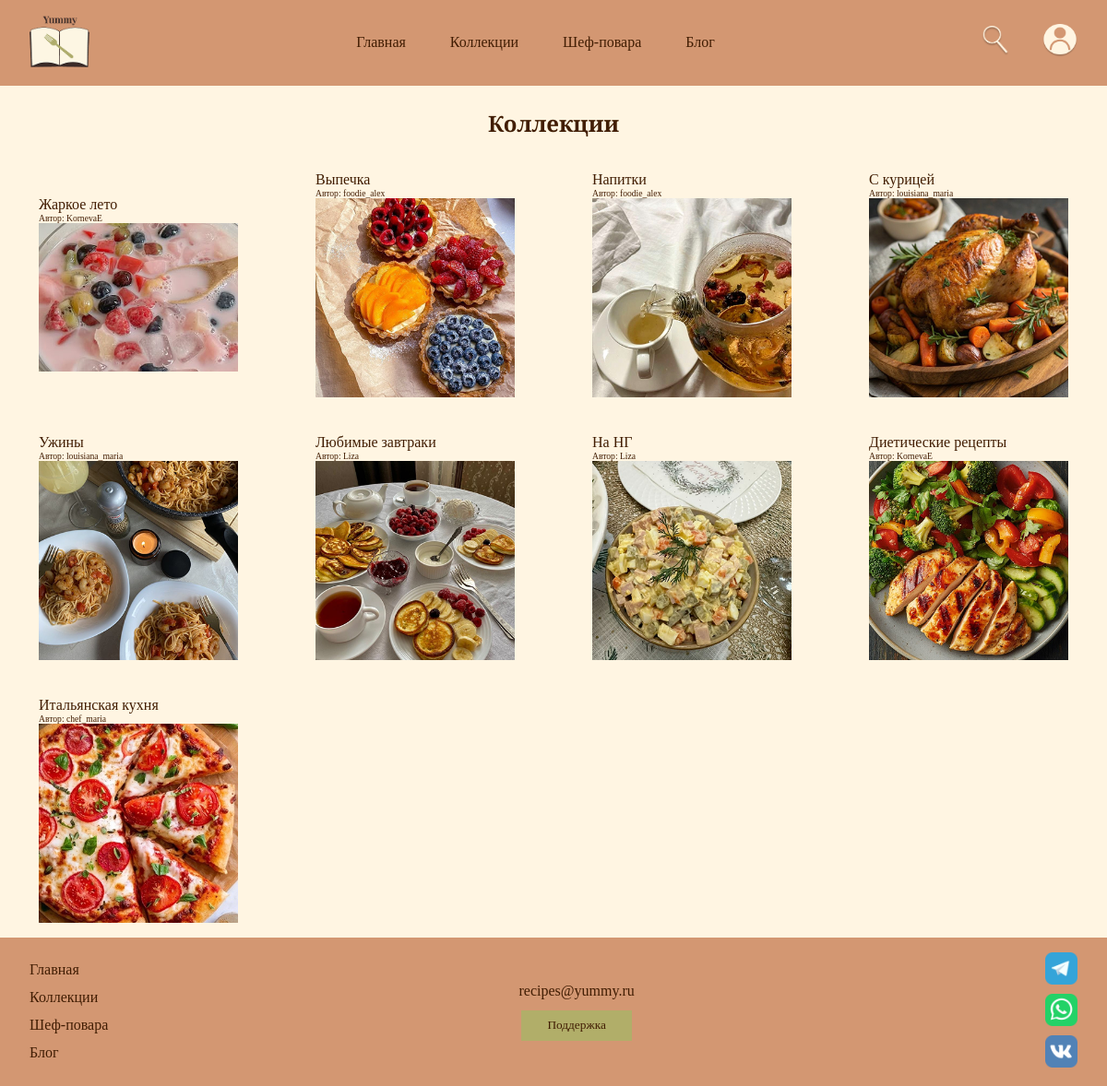
Screenshot of /list_collection.php with the database file from the repository.
### tables this page shows
CREATE TABLE `collections` (
  `id_collections` int(10) UNSIGNED NOT NULL,
  `user_id` int(10) UNSIGNED NOT NULL,
  `name` varchar(100) NOT NULL,
  `image_url` varchar(255) DEFAULT 'default_collection.jpg',
  `created_at` timestamp NOT NULL DEFAULT current_timestamp()
);

CREATE TABLE `users` (
  `id_users` int(10) UNSIGNED NOT NULL,
  `username` varchar(50) NOT NULL,
  `email` varchar(100) NOT NULL,
  `password_hash` varchar(255) NOT NULL,
  `role` enum('visitor','user','admin') DEFAULT 'user',
  `created_at` timestamp NOT NULL DEFAULT current_timestamp()
);

### list_collection.php (the view, shortened to what this page needs)
<?php
require_once 'config.php';
$collList = $pdo->query("SELECT c.id_collections AS id, c.name, c.image_url, u.username FROM collections c LEFT JOIN users u ON c.user_id = u.id_users ORDER BY c.created_at DESC")->fetchAll();
?>
<!DOCTYPE html>
<html>
<head>
    <link rel="stylesheet" type="text/css" href="style.css">
</head>
<body>
<header>
    <a href="index.php"><img src="img/logo.png" width="65vw"></a>
    <div class="header_center">
        <ul class="header_ul">
            <li class="header_ul_li"><a href="index.php">Главная</a></li>
            <li class="header_ul_li"><a href="list_collection.php">Коллекции</a></li>
            <li class="header_ul_li"><a href="chefs.php">Шеф-повара</a></li>
            <li class="header_ul_li"><a href="blog.php">Блог</a></li>
        </ul>
    </div>
    <div class="header_right">
        <a href="find.php"><img src="img/find.png" width="30vw"></a>
        <a href="account.php"><img src="img/account.png" width="38vw"></a>
    </div>
</header>
<main>
    <h2>Коллекции</h2>
    <div class="collection">
        <?php foreach ($collList as $coll): ?>
            <div class="collection_div">
                <div class="collection_up">
                    <div class="collection_up_left">
                        <p class="collection_up_left_name"><a href="collection.php?id=<?= $coll['id'] ?>"><?= htmlspecialchars($coll['name']) ?></a></p>
                        <p class="collection_up_left_autor">Автор: <?= htmlspecialchars($coll['username'] ?? 'Неизвестно') ?></p>
                    </div>
                </div>
                <div class="collection_img">
                    <a href="collection.php?id=<?= $coll['id'] ?>">
                        <img src="img/<?= htmlspecialchars($coll['image_url'] ?: 'default_collection.jpg') ?>" style="max-width: 100%;">
                    </a>
                </div>
            </div>
        <?php endforeach; ?>
    </div>
</main>
<?php include 'footer.php'; ?>
</body>
</html>

### footer.php (shortened to what this page needs)
<footer>
    <div class="footer_left">
        <ul class="footer_ul">
            <li class="header_ul_li"><a href="index.php">Главная</a></li>
            <li class="header_ul_li"><a href="list_collection.php">Коллекции</a></li>
            <li class="header_ul_li"><a href="chefs.php">Шеф-повара</a></li>
            <li class="header_ul_li"><a href="blog.php">Блог</a></li>
        </ul>
    </div>
    <div class="footer_center">
        <a href="mailto:recipes@yummy.ru">recipes@yummy.ru</a>
        <button class="btn_support"><a href="support.php">Поддержка</a></button>
    </div>
    <div class="footer_right">
        <ul class="footer_ul_right">
            <li class="footer_li_right"><a href="https://t.me/yummy"><img src="img/tg.png" width="35px"></a></li>
            <li class="footer_li_right"><a href="https://wa.me/message/yummy"><img src="img/wa.png" width="35px"></a></li>
            <li class="footer_li_right"><a href="https://vk.com/yummy"><img src="img/vk.png" width="35px"></a></li>
        </ul>
    </div>
</footer>

### style.css (style rules this page uses)
html, body { height: 100%; }
body { background-color: #FFF5E2; display: flex; flex-direction: column; min-height: 100vh; }
main { background-color: #FFF5E2; flex: 1; }
* { margin: 0; padding: 0; }
a { text-decoration: none; color: #411D03; font-family: "Playfair Display"; }
p { color: #411D03; font-family: "Cormorant Garamond"; }
h2 { color: #411D03; text-align: center; padding: 2vw 0; font-family: "Playfair Display"; }
:root { --bg_page: #FFF5E2; --text: #411D03; --bg_input: #D6B38D; --bg_card: #EBCEAF; --bg_header_footer: #D39772; --accent: #B1AE69; }
header { background-color: #D39772; padding: 1.336vw 2.671vw; display: flex; justify-content: space-between; align-items: center; }
header ul { list-style: none; }
header a { text-decoration: none; color: #411D03; }
.header_ul { display: flex; flex-direction: row; gap: 4vw; }
.header_right { display: flex; align-items: center; gap: 3vw; }
footer { background-color: #D39772; padding: 1.336vw 2.671vw; display: flex; justify-content: space-between; align-items: center; }
footer ul { list-style: none; }
footer a { text-decoration: none; color: #411D03; }
.footer_ul { display: flex; flex-direction: column; gap: 1vw; }
.footer_center { display: flex; align-items: center; gap: 1vw; flex-direction: column; }
.btn_support { width: 10vw; height: 2.7vw; color: #411D03; background-color: #B1AE69; border: none; }
.footer_ul_right { display: flex; align-items: center; gap: 0.5vw; flex-direction: column; }
main { background-color: #FFF5E2; }
body { background-color: #FFF5E2; }
.collection { display: grid; grid-template-columns: repeat(4, 1fr); align-items: center; justify-content: center; gap: 1vw 5vw; margin: 0 3vw 0 3vw; }
.collection_div { width: 18vw; padding: 1vw; }
.collection_up { display: flex; flex-direction: row; justify-content: space-between; }
.collection_img { text-align: center; }
.collection_up_left_autor { font-size: 0.8vw; }

### rows the page displays
collections: name "Жаркое лето", user.username "KornevaE", image_url (picture)
collections: name "Выпечка", user.username "foodie_alex", image_url (picture)
collections: name "Напитки", user.username "foodie_alex", image_url (picture)
collections: name "С курицей", user.username "louisiana_maria", image_url (picture)
collections: name "Ужины", user.username "louisiana_maria", image_url (picture)
collections: name "Любимые завтраки", user.username "Liza", image_url (picture)
collections: name "На НГ", user.username "Liza", image_url (picture)
collections: name "Диетические рецепты", user.username "KornevaE", image_url (picture)
collections: name "Итальянская кухня", user.username "chef_maria", image_url (picture)
